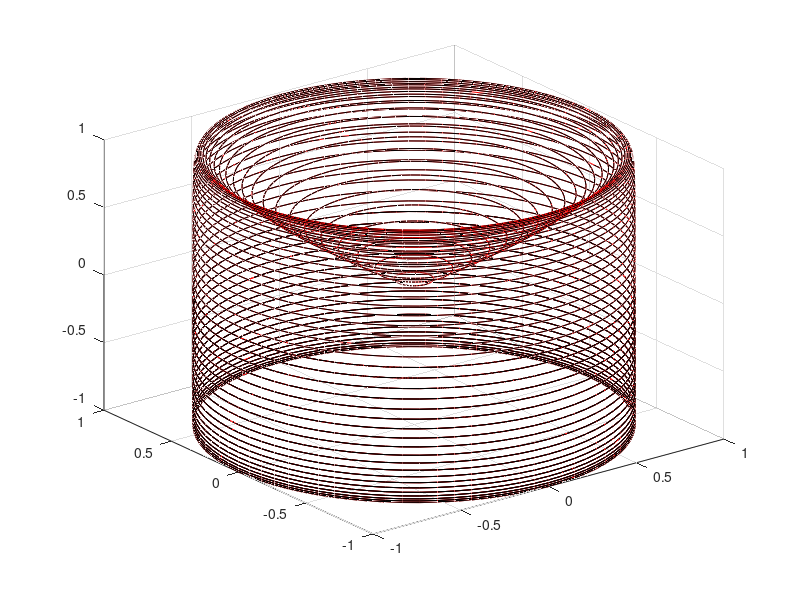
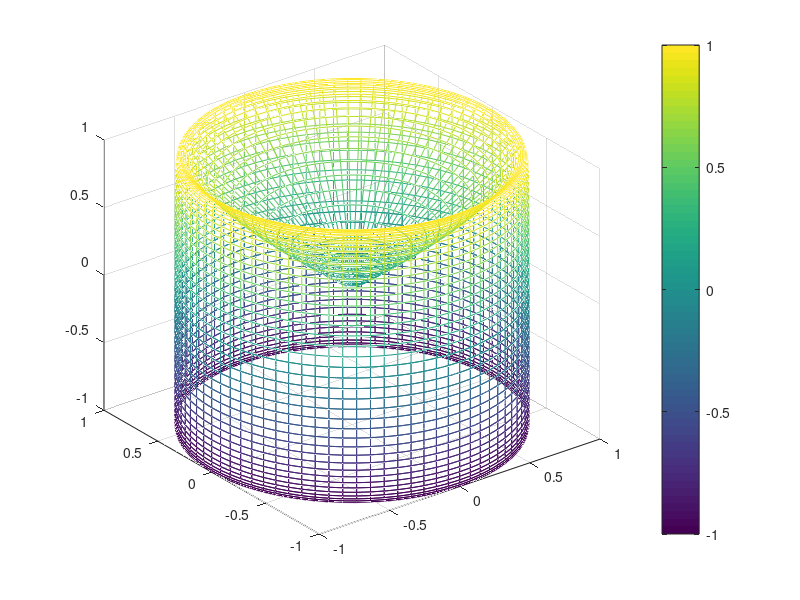
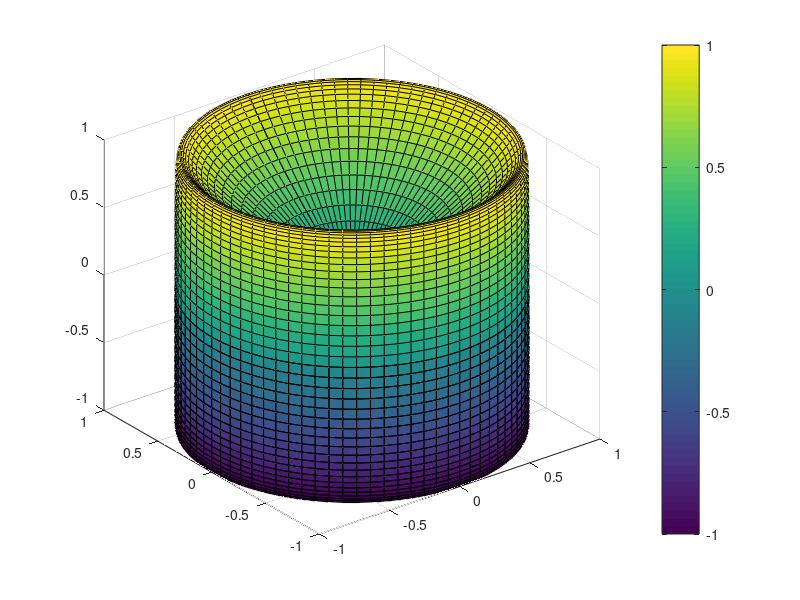
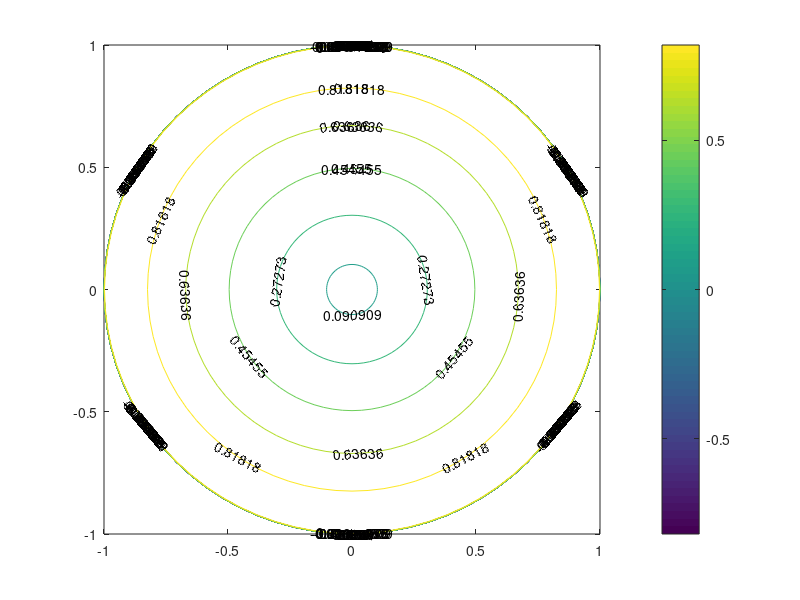

The MATLAB source for these figures, in order:
[u, v] = meshgrid(0:0.025*pi:2*pi);
X=erf(u) .* sin(v);
Y=erf(u) .* cos(v);
Z=sin(u) .* ones(size(v));

figure;
plot3(X, Y, Z, 'r', Y, X, Z, 'k')
grid on
figure;
mesh(X, Y, Z)
hidden off
colorbar
figure;
surf(X, Y, Z)
colorbar
figure;
[C,h]=contour(X, Y, Z,10)
clabel(C,h)
colorbar

